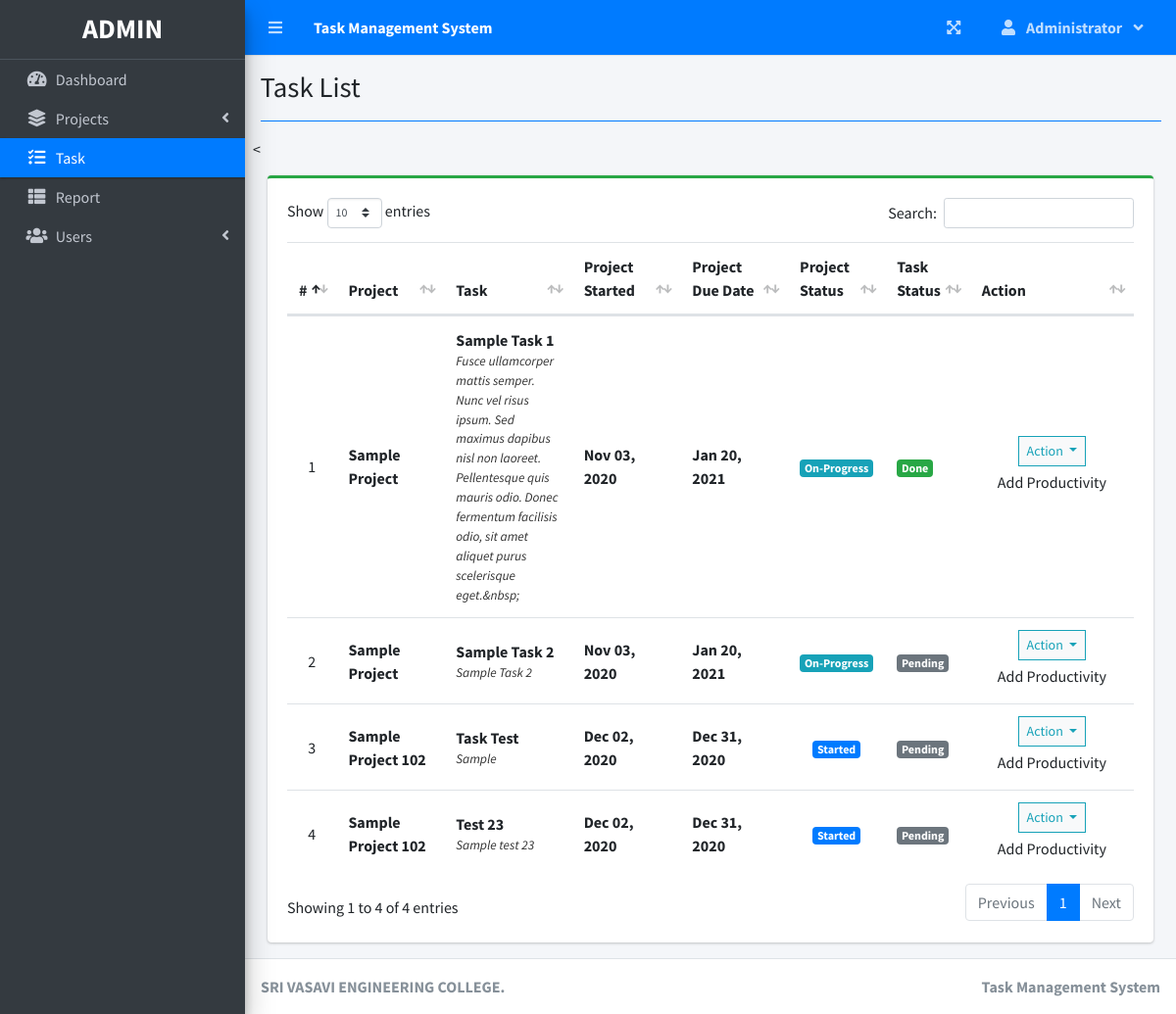
The app's page /index.php?page=task_list (signed in) with its own data.
### tables this page shows
CREATE TABLE `task_list` (
  `id` int(30) NOT NULL,
  `project_id` int(30) NOT NULL,
  `task` varchar(200) NOT NULL,
  `description` text NOT NULL,
  `status` tinyint(4) NOT NULL,
  `date_created` datetime NOT NULL DEFAULT current_timestamp()
);

CREATE TABLE `project_list` (
  `id` int(30) NOT NULL,
  `name` varchar(200) NOT NULL,
  `description` text NOT NULL,
  `status` tinyint(2) NOT NULL,
  `start_date` date NOT NULL,
  `end_date` date NOT NULL,
  `manager_id` int(30) NOT NULL,
  `user_ids` text NOT NULL,
  `date_created` datetime NOT NULL DEFAULT current_timestamp()
);

### task_list.php (the view, shortened to what this page needs)
<?php include'db_connect.php' ?>
<div class="col-lg-12">
	<div class="card card-outline card-success">
		<div class="card-body">
			<table class="table tabe-hover table-condensed" id="list">
				<colgroup>
					<col width="5%">
					<col width="15%">
					<col width="20%">
					<col width="15%">
					<col width="15%">
					<col width="10%">
					<col width="10%">
					<col width="10%">
				</colgroup>
				<thead>
					<tr>
						<th class="text-center">#</th>
						<th>Project</th>
						<th>Task</th>
						<th>Project Started</th>
						<th>Project Due Date</th>
						<th>Project Status</th>
						<th>Task Status</th>
						<th>Action</th>
					</tr>
				</thead>
				<tbody>
					<?php
					$i = 1;
					$where = "";
					$stat = array("Pending","Started","On-Progress","On-Hold","Over Due","Done");
					$qry = $conn->query("SELECT t.*,p.name as pname,p.start_date,p.status as pstatus, p.end_date,p.id as pid FROM task_list t inner join project_list p on p.id = t.project_id $where order by p.name asc");
					while($row= $qry->fetch_assoc()):
						$trans = get_html_translation_table(HTML_ENTITIES,ENT_QUOTES);
						unset($trans["\""], $trans["<"], $trans[">"], $trans["<h2"]);
						$desc = strtr(html_entity_decode($row['description']),$trans);
						$desc=str_replace(array("<li>","</li>"), array("",", "), $desc);
		                $cprog = $conn->query("SELECT * FROM task_list where project_id = {$row['pid']} and status = 3")->num_rows;
		                $prod = $conn->query("SELECT * FROM user_productivity where project_id = {$row['pid']}")->num_rows;
		                if($row['pstatus'] == 0 && strtotime(date('Y-m-d')) >= strtotime($row['start_date'])):
		                if($prod  > 0  || $cprog > 0)
		                  $row['pstatus'] = 2;
		                else
		                  $row['pstatus'] = 1;
		                elseif($row['pstatus'] == 0 && strtotime(date('Y-m-d')) > strtotime($row['end_date'])):
		                $row['pstatus'] = 4;
		                endif;
					?>
					<tr>
						<td class="text-center"><?php echo $i++ ?></td>
						<td>
							<p><b><?php echo ucwords($row['pname']) ?></b></p>
						</td>
						<td>
							<p><b><?php echo ucwords($row['task']) ?></b></p>
							<p class="truncate"><?php echo strip_tags($desc) ?></p>
						</td>
						<td><b><?php echo date("M d, Y",strtotime($row['start_date'])) ?></b></td>
						<td><b><?php echo date("M d, Y",strtotime($row['end_date'])) ?></b></td>
						<td class="text-center">
							<?php
							  if($stat[$row['pstatus']] =='Pending'){
							  	echo "<span class='badge badge-secondary'>{$stat[$row['pstatus']]}</span>";
							  }elseif($stat[$row['pstatus']] =='Started'){
							  	echo "<span class='badge badge-primary'>{$stat[$row['pstatus']]}</span>";
							  }elseif($stat[$row['pstatus']] =='On-Progress'){
							  	echo "<span class='badge badge-info'>{$stat[$row['pstatus']]}</span>";
							  }elseif($stat[$row['pstatus']] =='On-Hold'){
							  	echo "<span class='badge badge-warning'>{$stat[$row['pstatus']]}</span>";
							  }elseif($stat[$row['pstatus']] =='Over Due'){
							  	echo "<span class='badge badge-danger'>{$stat[$row['pstatus']]}</span>";
							  }elseif($stat[$row['pstatus']] =='Done'){
							  	echo "<span class='badge badge-success'>{$stat[$row['pstatus']]}</span>";
							  }
							?>
						</td>
						<td>
                        	<?php
                        	if($row['status'] == 1){
						  		echo "<span class='badge badge-secondary'>Pending</span>";
                        	}elseif($row['status'] == 2){
						  		echo "<span class='badge badge-primary'>On-Progress</span>";
                        	}elseif($row['status'] == 3){
						  		echo "<span class='badge badge-success'>Done</span>";
                        	}
                        	?>
                        </td>
						<td class="text-center">
							<button type="button" class="btn btn-default btn-sm btn-flat border-info wave-effect text-info dropdown-toggle" data-toggle="dropdown" aria-expanded="true">
		                      Action
		                    </button>
			                    <div>
			                      <a class="dropdown-item new_productivity" data-pid = '<?php echo $row['pid'] ?>' data-tid = '<?php echo $row['id'] ?>'  data-task = '<?php echo ucwords($row['task']) ?>'  href="javascript:void(0)">Add Productivity</a>
								</div>
						</td>
					</tr>
				<?php endwhile; ?>
				</tbody>
			</table>
		</div>
	</div>
</div>

### task_list.php (style rules this page uses)
table p { margin: unset !important; }
table td { vertical-align: middle !important }

### records on screen
task_list: project_list.name "Sample Project", task "Sample Task 1", description "Fusce ullamcorper mattis semper. Nunc vel risus ipsum. Sed maximus dapibus nisl non laoreet. Pellentesque quis mauris odio. Donec fermentum facilisis odio, sit amet aliquet purus scelerisque eget.&nbsp;", project_list.start_date "Nov 03, 2020", project_list.end_date "Jan 20, 2021", pstatus "On-Progress", status "Done"
task_list: project_list.name "Sample Project", task "Sample Task 2", description "Sample Task 2", project_list.start_date "Nov 03, 2020", project_list.end_date "Jan 20, 2021", id "On-Progress", status "Pending"
task_list: project_list.name "Sample Project 102", task "Task Test", description "Sample", project_list.start_date "Dec 02, 2020", project_list.end_date "Dec 31, 2020", status "Started", shows "Pending"
task_list: project_list.name "Sample Project 102", task "Test 23", description "Sample test 23", project_list.start_date "Dec 02, 2020", project_list.end_date "Dec 31, 2020", status "Started", shows "Pending"

### other values on screen
$_SESSION['system']['name'] "Task Management System"
$_SESSION['login_firstname'] "Administrator"
$title "Task List"
